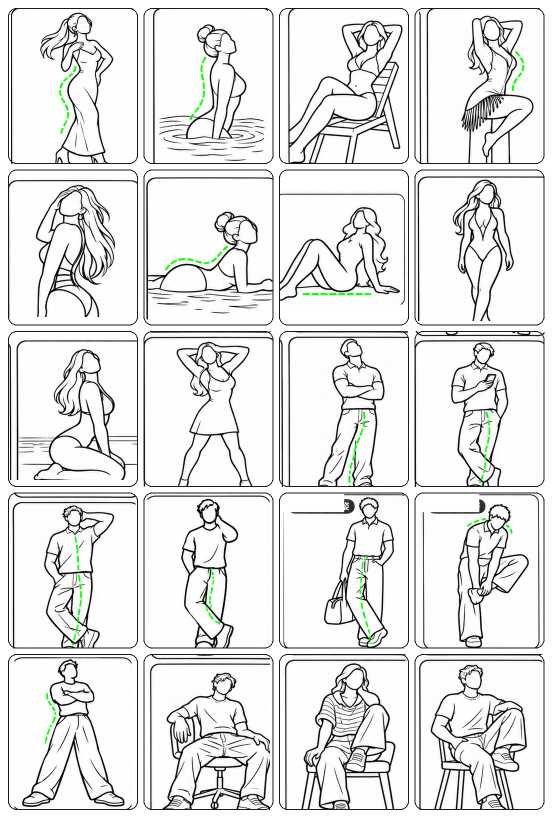
#> input picture src/assets/pose-sheets/single-guides.png, 1105 x 1636 px (shown at 1/2 size)
$ python import-single-pose-sheet.py
#> lines starting #> are read from the running program, lines starting #| are printed output that depends on the picture; after the words box and inside, x2 and y2 are one past the last pixel; in counts of white or black regions, pixels touching at a corner belong together
"""Extract the supplied 4 x 5 sheet without redrawing its pose or green guides."""
from pathlib import Path
import numpy as np
from PIL import Image, ImageDraw

ROOT = Path(__file__).resolve().parents[1]
SOURCE = ROOT / 'src/assets/pose-sheets/single-guides.png'
OUTPUT = ROOT / 'src/assets/poses'

def extract():
    sheet = Image.open(SOURCE).convert('RGB')
#> sheet is the input picture: PIL image 1105x1636 RGB; mean R, G, B 228.2, 228.8, 228.2
    previews = Image.new('RGB', (1000, 1400), '#dedede')
#> previews: PIL image 1000x1400 RGB; every value is 222
    for index in range(20):
        row, col = divmod(index, 4)
        # Measured card edges; leave the complete body inside each card.
        left, top = [16, 287, 558, 829][col], [16, 339, 662, 985, 1308][row]
        right, bottom = [275, 546, 817, 1088][col], [327, 650, 974, 1297, 1620][row]
        pixels = np.array(sheet.crop((left + 5, top + 5, right - 5, bottom - 5)))
        h, w = pixels.shape[:2]
        # Remove the source's small header labels, outside the person.
        if index in (14, 15):
            pixels[:46, :151] = 255
        dark = pixels.max(axis=2) < 145
        # Card frames are long straight rows/columns near the edges. Avoid
        # following connected contours into limbs, furniture, or green marks.
        for y in range(h):
            if (y < h * .25 or y > h * .94) and dark[y].mean() > .55:
                pixels[max(0, y-2):min(h, y+3)] = 255
        for x in range(w):
            if (x < w * .15 or x > w * .85) and dark[:, x].mean() > .55:
                pixels[:, max(0, x-2):min(w, x+3)] = 255
        # Rounded frame fragments occupy only the outside corners.
        pixels[:12, :12] = 255
        pixels[:12, -12:] = 255
        pixels[-12:, :12] = 255
        pixels[-12:, -12:] = 255
        green = (pixels[:, :, 1].astype(int) > pixels[:, :, 0].astype(int) + 35) & (pixels[:, :, 1].astype(int) > pixels[:, :, 2].astype(int) + 35)
        alpha = np.where(green, 255, np.clip((235 - pixels.min(axis=2).astype(float)) * 255 / 235, 0, 255)).astype('uint8')
        # Isolated fragments of rounded borders remain in the outer margins.
        visited = np.zeros((h, w), dtype=bool)
        for sy, sx in zip(*np.where(alpha > 30)):
            if visited[sy, sx]:
                continue
            stack, component = [(sy, sx)], []
            visited[sy, sx] = True
            while stack:
                yy, xx = stack.pop()
                component.append((yy, xx))
                for dy in (-1, 0, 1):
                    for dx in (-1, 0, 1):
                        ny, nx = yy + dy, xx + dx
                        if 0 <= ny < h and 0 <= nx < w and not visited[ny, nx] and alpha[ny, nx] > 30:
                            visited[ny, nx] = True
                            stack.append((ny, nx))
            if len(component) < 100 and all(yy < h * .15 or xx < 12 or xx > w - 12 for yy, xx in component) and not any(green[yy, xx] for yy, xx in component):
                for yy, xx in component:
                    alpha[yy, xx] = 0
        # Neutral strokes become red; green strokes keep their source color.
        rgb = np.where(green[:, :, None], pixels, (255, 59, 48)).astype('uint8')
        overlay = Image.fromarray(np.dstack((rgb, alpha)), 'RGBA')
        bounds = overlay.getbbox()
        if bounds is None:
            raise ValueError(f'Empty pose {index + 1}')
        overlay = overlay.crop(bounds)
        padded = Image.new('RGBA', (overlay.width + 32, overlay.height + 32))
        padded.paste(overlay, (16, 16))
        padded.save(OUTPUT / f'single-guide-{index + 1:02}.png')
        padded.thumbnail((230, 250))
        x, y = col * 250 + (250 - padded.width) // 2, row * 280 + 8
        previews.paste(padded, (x, y), padded)
        ImageDraw.Draw(previews).text((col * 250 + 15, row * 280 + 262), f'{index + 1:02}', fill='black')
#> this loop made 20 passes
#> bounds on passes 1 to 12: (59, 4, 206, 301), (20, 1, 239, 301), (18, 19, 242, 301), (88, 10, 234, 301), (0, 20, 248, 290), (6, 15, 249, 283), (0, 47, 243, 265), (7, 15, 194, 298), (17, 18, 249, 293), (0, 13, 212, 302), (19, 11, 207, 302), (0, 0, 249, 302)
#> pass 1, in extract, `dark = pixels.max(axis=2) < 145`:
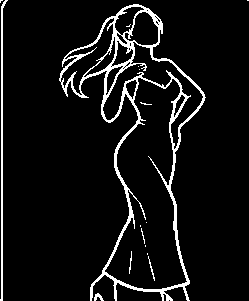
#> dark: shape (301, 249) bool; 7% white in thin lines or dots
#> after the loop:
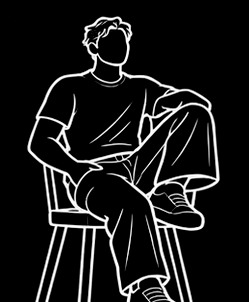
#> alpha: shape (302, 249); min 0, max 255, mean 24.9
#> after the loop: green: shape (302, 249) bool; every value is 0
#> after the loop:
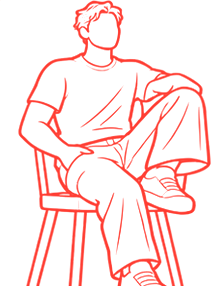
#> overlay: PIL image 211x286 RGBA; mean R, G, B, A 255, 59, 48, 31; transparent parts drawn white
#> after the loop:
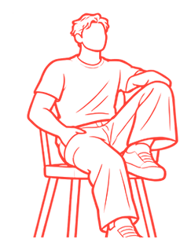
#> padded: PIL image 191x250 RGBA; mean R, G, B, A 49.2, 11.2, 9, 24.5; transparent parts drawn white
#> after the loop:
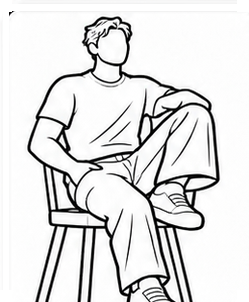
#> pixels: shape (302, 249, 3); mean R, G, B 226.4, 226.4, 226.4
#> after the loop:
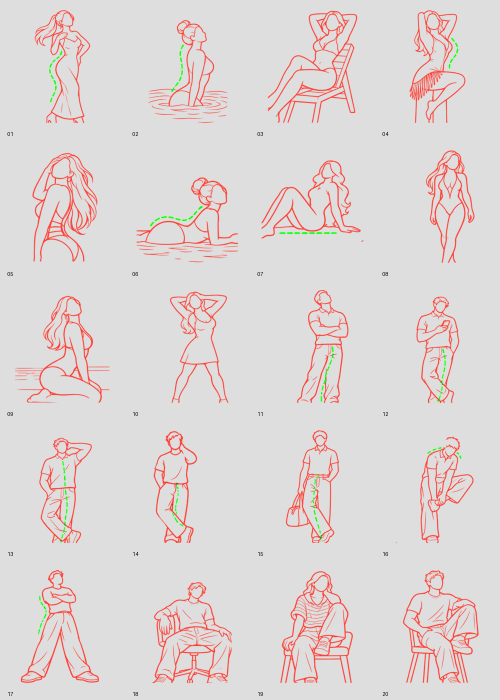
#> previews: PIL image 1000x1400 RGB (shown at 1/2 size); mean R, G, B 223, 214.6, 213.6
#> after the loop:
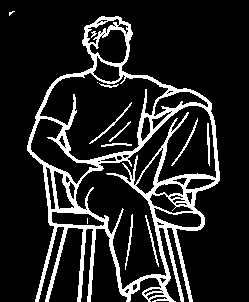
#> visited: shape (302, 249) bool; 14.2% white; 13 white regions (3 under 20 px), largest, box (x1, y1, x2, y2) and area: (27, 16, 220, 302) 9934, (89, 102, 132, 144) 118, (171, 118, 198, 166) 110
    audit = ROOT / 'artifacts/pose-import/single-guide-audit.png'
    audit.parent.mkdir(parents=True, exist_ok=True)
    previews.save(audit)
    print('Extracted 20 transparent pose assets.')

if __name__ == '__main__':
    extract()

$ run again, with src/assets/pose-sheets/16格情侶姿勢線稿指南.png copied over src/assets/pose-sheets/single-guides.png
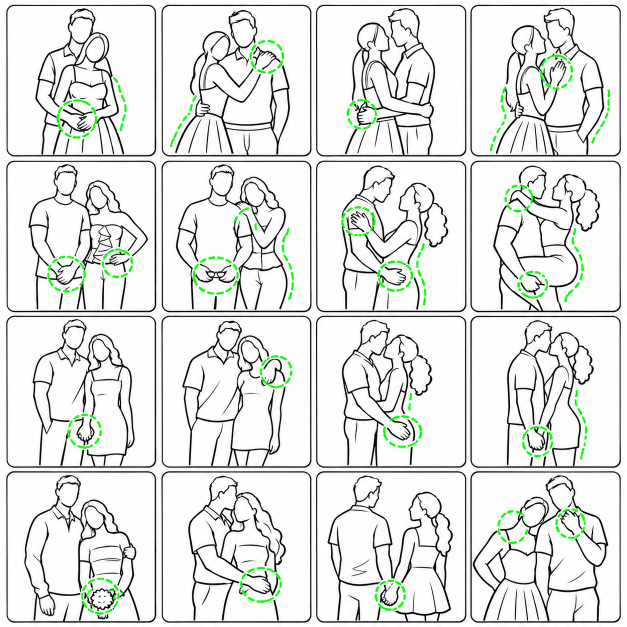
#> input picture src/assets/pose-sheets/16格情侶姿勢線稿指南.png, 1254 x 1254 px (shown at 1/2 size)
#> in extract, sheet is the input picture: PIL image 1254x1254 RGB; mean R, G, B 225.9, 228.6, 225.9
#> the loop in extract, `for index in range(20):` made 20 passes
#> bounds on passes 1 to 8: (0, 0, 237, 301), (11, 0, 249, 301), (0, 0, 249, 301), (0, 0, 249, 287), (0, 0, 249, 301), (0, 0, 249, 301), (0, 0, 249, 301), (0, 0, 249, 301)
#> pass 1, in extract, `dark = pixels.max(axis=2) < 145`:
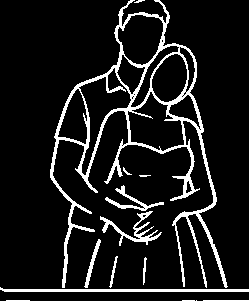
#> dark: shape (301, 249) bool; 10.2% white; 14 white regions (4 under 20 px), largest, box (x1, y1, x2, y2) and area: (50, 0, 228, 288) 5627, (0, 287, 249, 292) 745, (100, 211, 162, 246) 506
#> after the loop in extract, `for index in range(20):`:
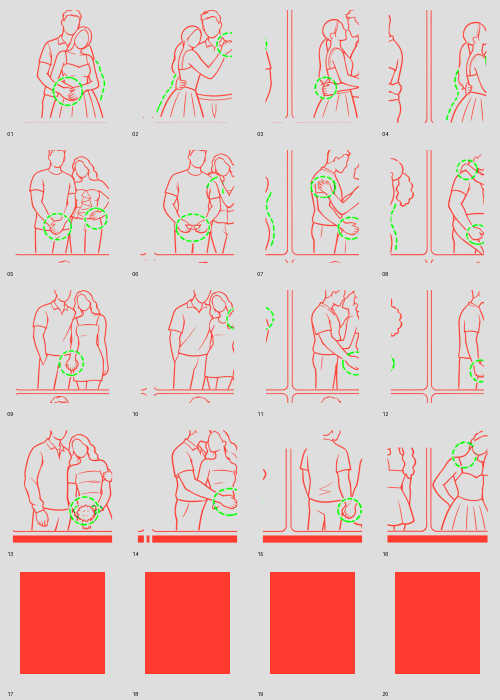
#> previews: PIL image 1000x1400 RGB (shown at 1/2 size); mean R, G, B 225.7, 198, 195
